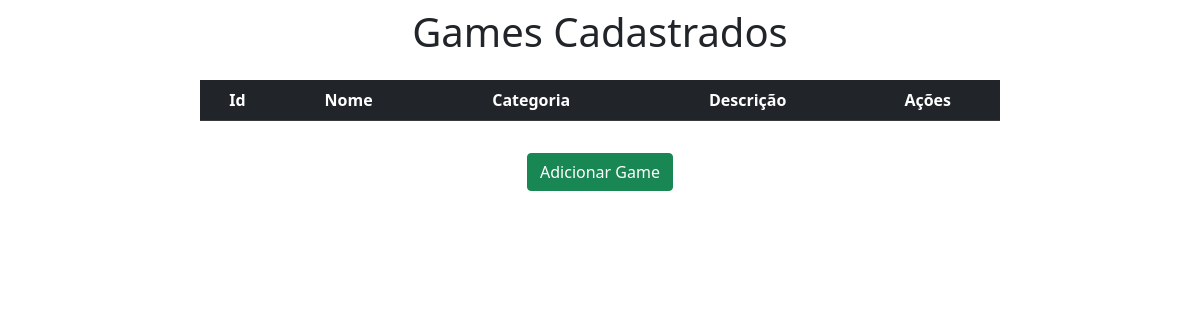
Before: / with the older database file.
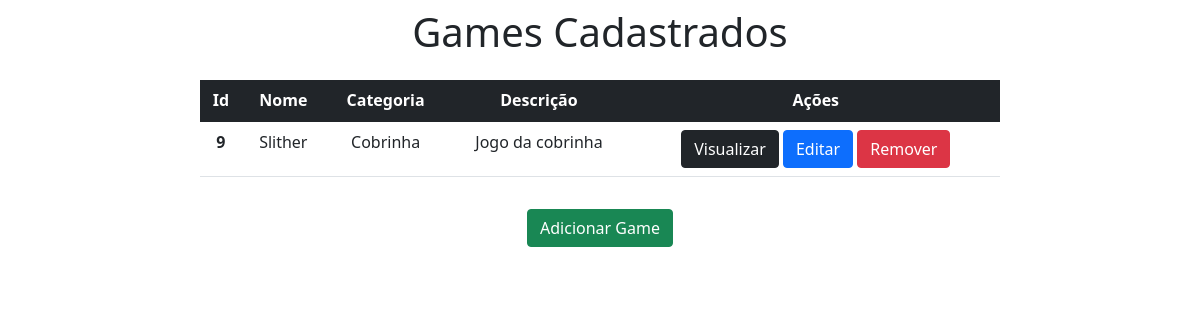
After: the same page with the newer database file.
### app/models.py (models this page shows)
class Games(models.Model):
    id = models.BigAutoField(max_length=500,primary_key=True)
    nome = models.CharField(max_length=30)
    categoria = models.CharField(max_length=30)
    descrição = models.CharField(max_length=150)

### app/views.py (the view)
# urls.py: path('', index, name='index'),
def index(request):
    data = {}
    data['db'] = Games.objects.all()
    return render(request, 'index.html', data)

### app/templates/index.html (shortened to what this page needs)
<!DOCTYPE html>
<html lang="en">
    <head>
        <link href="https://cdn.jsdelivr.net/npm/bootstrap@5.1.3/dist/css/bootstrap.min.css" rel="stylesheet">
    </head>
    <body>
        <div class="col-8 m-auto pt-2 pb-2 text-center">
            <h1> Games Cadastrados </h1>
        </div>
        <div class="col-8 m-auto pt-2 pb-2 text-center">
            <table class="table">
                <thead class="table-dark">
                  <tr>
                    <th scope="col">Id</th>
                    <th scope="col">Nome</th>
                    <th scope="col">Categoria</th>
                    <th scope="col">Descrição</th>
                    <th scope="col">Ações</th>
                  </tr>
                </thead>
                <tbody>
                  {% for dbs in db %}
                  <tr>
                    <th> {{dbs.id}} </th>
                    <td> {{dbs.nome}} </td>
                    <td> {{dbs.categoria}} </td>
                    <td> {{dbs.descrição}} </td>
                    <td>
                      <a href="/view/{{dbs.id}}/" class="btn btn-dark">Visualizar</a>
                      <a href="/edit/{{dbs.id}}/" class="btn btn-primary">Editar</a>
                      <a href="/delete/{{dbs.id}}/" class="btn btn-danger">Remover</a>
                    </td>
                  </tr>
                  {% endfor %}
                </tbody>
              </table>
        </div>
        <div class="col-8 m-auto pt-2 pb-2 text-center">
            <a href="/form_game" class="btn btn-success"> Adicionar Game</a>
        </div>
        {%load static%}
    </body>
</html>

Changed rows visible on the page:
added Games: id "9", nome "Slither", categoria "Cobrinha", descrição "Jogo da cobrinha"
